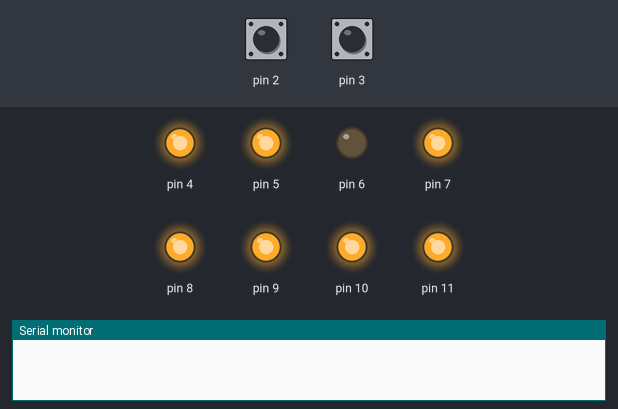
This sketch was run on a simulated Arduino Uno, built with avr-gcc and run on an emulated ATmega328P. Shown: output pins drawn as LEDs (lit = HIGH), the last lines printed to the serial monitor. The inputs (shaded band) are chosen by the test bench; at power-on: pin 2 HIGH, pin 3 HIGH.

Above: at 1.2 s.
1.3 s: pin 2 pulled LOW for 0.15 s
At 2.8 s:
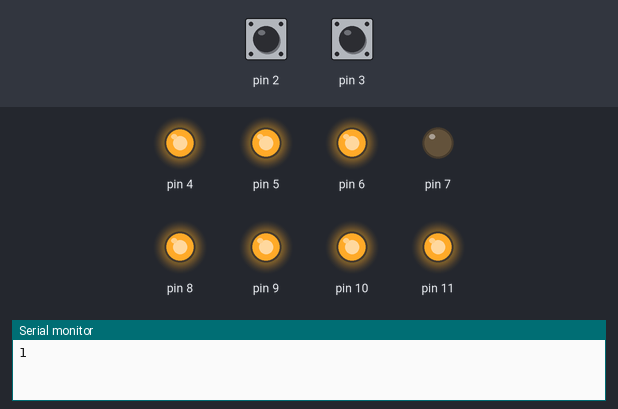
At 3.6 s:
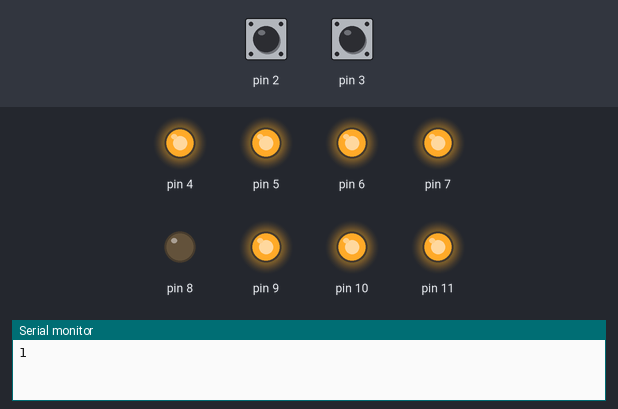
Timing chart, 0 to 16.4 s (numbered marks = the images above; inputs shaded):
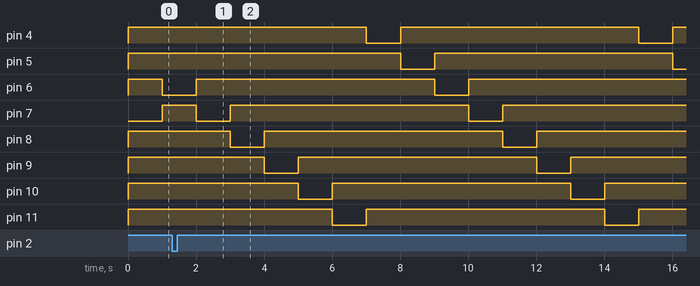

Measured:
- by itself, pin 4, pin 7–11: alternates HIGH for 7.0 s and LOW for 1.0 s

The sketch:

0603_Interrupt_Basic02.ino
```cpp
unsigned char num;
int state;

unsigned long startMilli;

void setup() {
  // put your setup code here, to run once:
  Serial.begin(9600);

  DDRD |= 0xF0;
  DDRB |= 0x0F;

  //PORTD = 0x0C;
  // 내부 풀업
  // 굳이 스위치에 HIGH를 연결하지 않아도 되긴한데 난 연결할거임

  EIMSK = 0x03;
  // INT1 INT0 을 사용하겠다 선언
  EICRA = 0x05;
  // INT1 INT0 의 작동방식을 CHANGE으로 설정
  SREG |= 0x80;
  // GLOBAL Interrupt Enable

  state = 0;

  num = 0x80;

  PORTD = ~num;
  PORTB = 0x0F;
}
unsigned long int0Milli = 0;
unsigned long int1Milli = 0;
// ISR INT0의 서브루틴 생성
ISR(INT0_vect){
  if(int0Milli == 0){
    int0Milli = millis();
  }
  else{
    if(millis() - int0Milli > 50){
      Serial.println("1");
      int0Milli = 0;
    }
  }
  state = 1;
}

ISR(INT1_vect){
  if(int1Milli == 0){
    int1Milli = millis();
  }
  else{
    if(millis() - int1Milli > 50){
      Serial.println("2");
      int1Milli = 0;
    }
  }
  state = 2;
}

void loop() {
  // put your main code here, to run repeatedly:
  if(startMilli == 0){
    startMilli = millis();
  }
  else{
    if(millis() - startMilli > 1000){
      if(state == 1){
        if(num & 0x80){
          num = 0x01;
        }
        else if(num & 0x08){
          num = 0x10;
        }
        else{
          num = num << 1;
        }
      }
      else if(state == 2){
        if(num & 0x01){
          num = 0x80;
        }
        else if(num & 0x10){
          num = 0x08;
        }
        else{
          num = num >> 1;
        }
      }
      if(num & 0xF0){
        PORTD = ~num;
        PORTB = 0xFF;
      }
      else if(num & 0x0F){
        PORTD = 0xFF;
        PORTB = ~num;
      }
      startMilli = 0;
    }
  }
}
```
